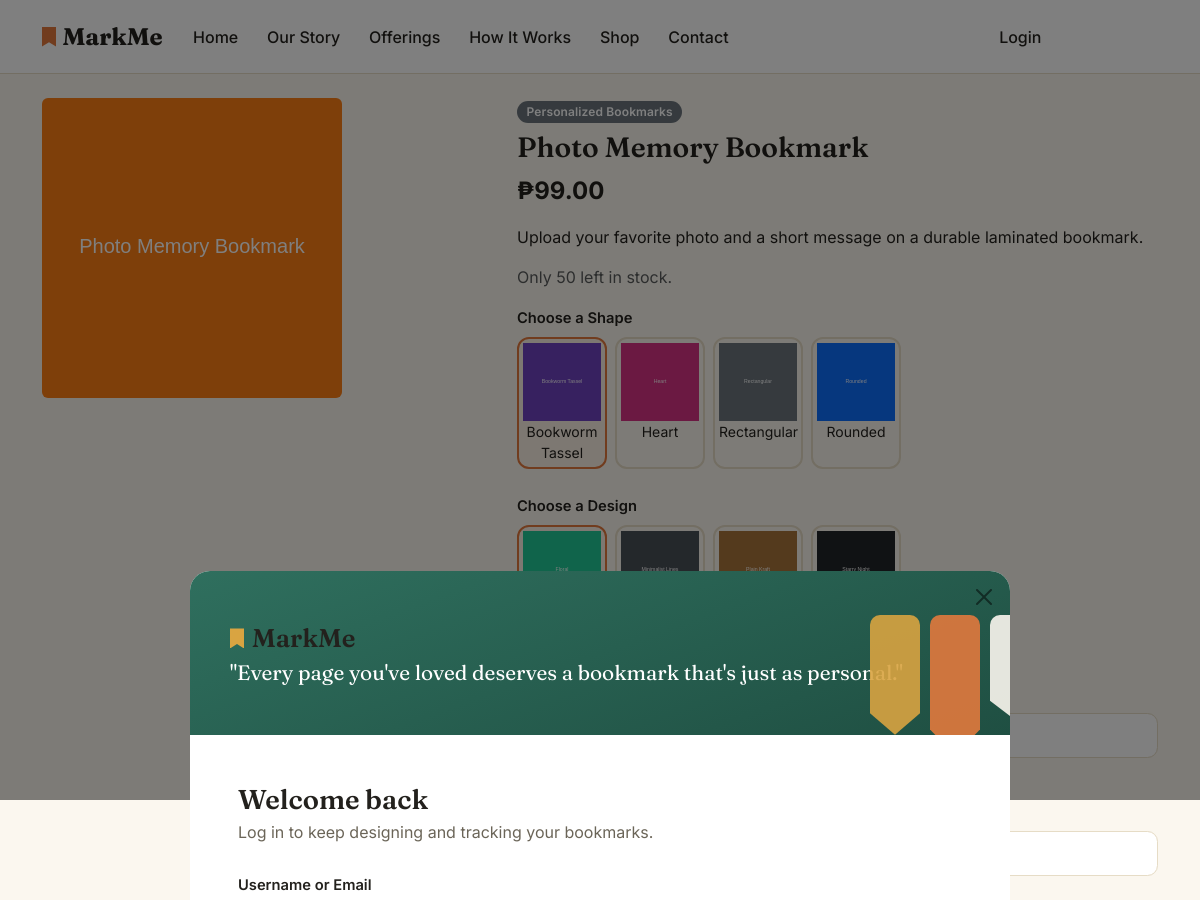
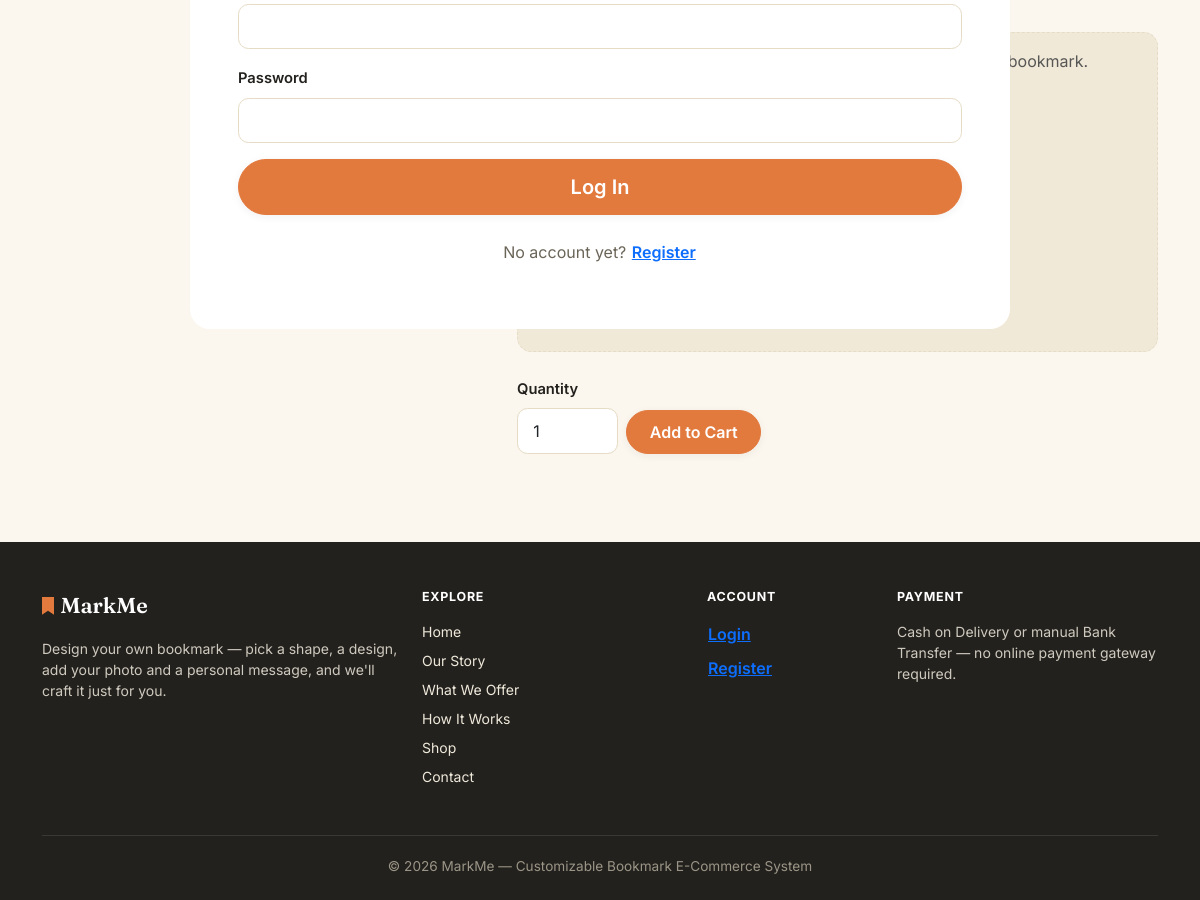
The page /customer/product.php?id=1 on the database its author committed (2 pictures, top to bottom).
### tables this page shows
CREATE TABLE products (
    product_id      INT UNSIGNED AUTO_INCREMENT PRIMARY KEY,
    category_id     INT UNSIGNED NOT NULL,
    name            VARCHAR(150) NOT NULL,
    description     TEXT NULL,
    price           DECIMAL(10,2) NOT NULL,
    stock_quantity  INT UNSIGNED NOT NULL DEFAULT 0,
    image_path      VARCHAR(255) NOT NULL,
    is_customizable TINYINT(1)   NOT NULL DEFAULT 1,
    created_at      TIMESTAMP    NOT NULL DEFAULT CURRENT_TIMESTAMP,
    CONSTRAINT fk_products_category FOREIGN KEY (category_id)
        REFERENCES categories(category_id) ON DELETE RESTRICT ON UPDATE CASCADE,
    INDEX idx_products_category (category_id),
    INDEX idx_products_name (name)
);

CREATE TABLE categories (
    category_id     INT UNSIGNED AUTO_INCREMENT PRIMARY KEY,
    name            VARCHAR(100) NOT NULL UNIQUE,
    description     VARCHAR(255) NULL,
    created_at      TIMESTAMP    NOT NULL DEFAULT CURRENT_TIMESTAMP
);

CREATE TABLE shapes (
    shape_id        INT UNSIGNED AUTO_INCREMENT PRIMARY KEY,
    name            VARCHAR(100) NOT NULL UNIQUE,
    image_path      VARCHAR(255) NOT NULL,
    created_at      TIMESTAMP    NOT NULL DEFAULT CURRENT_TIMESTAMP
);

CREATE TABLE designs (
    design_id       INT UNSIGNED AUTO_INCREMENT PRIMARY KEY,
    name            VARCHAR(100) NOT NULL UNIQUE,
    image_path      VARCHAR(255) NOT NULL,
    created_at      TIMESTAMP    NOT NULL DEFAULT CURRENT_TIMESTAMP
);

### includes/functions.php (called while the page is built, shortened)
<?php
require_once __DIR__ . '/../config/db.php';
function e(?string $value): string
{
    return htmlspecialchars($value ?? '', ENT_QUOTES, 'UTF-8');
}
function format_price(float $amount): string
{
    return '₱' . number_format($amount, 2);
}
function flash_get(string $key): mixed
{
    if (!empty($_SESSION['flash'][$key])) {
        $message = $_SESSION['flash'][$key];
        return $message;
    }
    return null;
}
function is_logged_in(): bool
{
    return isset($_SESSION['user']);
}

### config/db.php (called while the page is built, shortened)
<?php
function db(): PDO
{
    static $pdo = null;
    if ($pdo === null) {
        $dsn = 'mysql:host=' . DB_HOST . ';dbname=' . DB_NAME . ';charset=' . DB_CHARSET;
        $pdo = new PDO($dsn, DB_USER, DB_PASS, [
            PDO::ATTR_ERRMODE => PDO::ERRMODE_EXCEPTION,
            PDO::ATTR_DEFAULT_FETCH_MODE => PDO::FETCH_ASSOC,
            PDO::ATTR_EMULATE_PREPARES => false,
        ]);
    }
    return $pdo;
}

### customer/product.php (the view, shortened to what this page needs)
<?php
require_once __DIR__ . '/../includes/functions.php';
$productId = (int)($_GET['id'] ?? 0);
$stmt = db()->prepare(
    'SELECT p.*, c.name AS category_name FROM products p
     JOIN categories c ON c.category_id = p.category_id
     WHERE p.product_id = :id'
);
$stmt->execute(['id' => $productId]);
$product = $stmt->fetch();
$shapes = $product['is_customizable'] ? db()->query('SELECT * FROM shapes ORDER BY name')->fetchAll() : [];
$designs = $product['is_customizable'] ? db()->query('SELECT * FROM designs ORDER BY name')->fetchAll() : [];
$outOfStock = (int)$product['stock_quantity'] <= 0;
require __DIR__ . '/../includes/header.php';
?>
<div class="row g-4">
    <div class="col-md-5">
        <img src="<?= BASE_URL ?>/uploads/products/<?= e($product['image_path']) ?>" class="img-fluid rounded" alt="<?= e($product['name']) ?>">
    </div>
    <div class="col-md-7">
        <span class="badge bg-secondary mb-2"><?= e($product['category_name']) ?></span>
        <h1 class="h3"><?= e($product['name']) ?></h1>
        <p class="fs-4 fw-bold"><?= format_price($product['price']) ?></p>
        <p><?= nl2br(e($product['description'])) ?></p>
        <?php if ($outOfStock): ?>
            <div class="alert alert-danger">This product is currently out of stock.</div>
        <?php else: ?>
            <p class="text-muted">Only <?= (int)$product['stock_quantity'] ?> left in stock.</p>
        <?php endif; ?>
        <?php if (!$outOfStock): ?>
        <form method="post" action="<?= BASE_URL ?>/customer/add_to_cart.php" enctype="multipart/form-data">
            <?php if ($product['is_customizable']): ?>
                <div class="mb-4">
                    <label class="form-label fw-semibold">Choose a Shape</label>
                    <div class="d-flex flex-wrap gap-2">
                        <?php foreach ($shapes as $i => $shape): ?>
                            <label class="option-thumb <?= $i === 0 ? 'selected' : '' ?>" style="width:90px;">
                                <img src="<?= BASE_URL ?>/uploads/shapes/<?= e($shape['image_path']) ?>" alt="<?= e($shape['name']) ?>">
                                <div class="small text-center"><?= e($shape['name']) ?></div>
                            </label>
                        <?php endforeach; ?>
                    </div>
                </div>
                <div class="mb-4">
                    <label class="form-label fw-semibold">Choose a Design</label>
                    <div class="d-flex flex-wrap gap-2">
                        <?php foreach ($designs as $i => $design): ?>
                            <label class="option-thumb <?= $i === 0 ? 'selected' : '' ?>" style="width:90px;">
                                <img src="<?= BASE_URL ?>/uploads/designs/<?= e($design['image_path']) ?>" alt="<?= e($design['name']) ?>">
                                <div class="small text-center"><?= e($design['name']) ?></div>
                            </label>
                        <?php endforeach; ?>
                    </div>
                </div>
                <div class="mb-3">
                    <label class="form-label fw-semibold">Upload Your Photo</label>
                    <div class="form-text">JPG, PNG, or WEBP. Max 2MB.</div>
                </div>
                <div class="mb-4">
                    <label class="form-label fw-semibold">Personalized Text</label>
                </div>
                <div class="mb-4">
                    <label class="form-label fw-semibold">Preview</label>
                    <div class="preview-stack text-center">
                        <p class="text-muted mb-1">Shape and design chosen above will be applied to your bookmark.</p>
                        <p id="text-preview" class="fst-italic">(your text will appear here)</p>
                    </div>
                </div>
            <?php endif; ?>
            <div class="row g-2 align-items-end">
                <div class="col-auto">
                    <label class="form-label">Quantity</label>
                    <input type="number" name="quantity" class="form-control" value="1" min="1" max="<?= (int)$product['stock_quantity'] ?>" data-max-stock="<?= (int)$product['stock_quantity'] ?>">
                </div>
                <div class="col-auto">
                    <button type="submit" class="btn btn-primary">Add to Cart</button>
                </div>
            </div>
        </form>
        <?php endif; ?>
    </div>
</div>
<?php require __DIR__ . '/../includes/footer.php'; ?>

### includes/header.php (shortened to what this page needs)
<?php
require_once __DIR__ . '/functions.php';
$fullWidth = $fullWidth ?? false;
?>
<!DOCTYPE html>
<html lang="en">
<head>
    <link href="https://cdn.jsdelivr.net/npm/bootstrap@5.3.3/dist/css/bootstrap.min.css" rel="stylesheet">
    <link href="<?= BASE_URL ?>/assets/css/style.css" rel="stylesheet">
</head>
<body class="page-shop">
<?php require __DIR__ . '/navbar.php'; ?>
<main class="<?= $fullWidth ? '' : 'container py-4' ?>">

### includes/navbar.php (shortened to what this page needs)
<nav class="navbar navbar-expand-lg site-nav sticky-top">
    <div class="container">
        <a class="navbar-brand fw-bold" href="<?= BASE_URL ?>/customer/index.php">MarkMe</a>
        <div class="collapse navbar-collapse" id="navMain">
            <ul class="navbar-nav me-auto">
                <li class="nav-item"><a class="nav-link" href="<?= BASE_URL ?>/customer/index.php">Home</a></li>
                <li class="nav-item"><a class="nav-link" href="<?= BASE_URL ?>/customer/index.php#story">Our Story</a></li>
                <li class="nav-item"><a class="nav-link" href="<?= BASE_URL ?>/customer/index.php#offer">Offerings</a></li>
                <li class="nav-item"><a class="nav-link" href="<?= BASE_URL ?>/customer/index.php#how-it-works">How It Works</a></li>
                <li class="nav-item"><a class="nav-link" href="<?= BASE_URL ?>/customer/index.php#products">Shop</a></li>
                <li class="nav-item"><a class="nav-link" href="<?= BASE_URL ?>/customer/index.php#contact">Contact</a></li>
            </ul>
            <ul class="navbar-nav align-items-lg-center">
                <?php if (is_logged_in()): ?>
                    <li class="nav-item"><a class="nav-link" href="<?= BASE_URL ?>/customer/cart.php">Cart</a></li>
                    <li class="nav-item"><a class="nav-link" href="<?= BASE_URL ?>/customer/orders.php">My Orders</a></li>
                    <li class="nav-item"><a class="nav-link" href="<?= BASE_URL ?>/customer/profile.php">Profile</a></li>
                    <?php if (is_admin()): ?>
                        <li class="nav-item"><a class="nav-link" href="<?= BASE_URL ?>/admin/dashboard.php">Admin</a></li>
                    <?php endif; ?>
                    <li class="nav-item"><a class="nav-link" href="<?= BASE_URL ?>/customer/logout.php">Logout (<?= e(current_user()['username']) ?>)</a></li>
                <?php else: ?>
                    <li class="nav-item"><button type="button" class="nav-link btn btn-link" data-bs-toggle="modal" data-bs-target="#loginModal">Login</button></li>
                    <li class="nav-item"><button type="button" class="nav-link btn btn-link btn-nav-register" data-bs-toggle="modal" data-bs-target="#registerModal">Register</button></li>
                <?php endif; ?>
            </ul>
        </div>
    </div>
</nav>

### includes/footer.php (shortened to what this page needs)
</main>
<footer class="site-footer pt-5 pb-4">
    <div class="container">
        <div class="row g-4">
            <div class="col-md-4">
                <div class="brand-mark mb-3">MarkMe</div>
                <p class="small">Design your own bookmark — pick a shape, a design, add your photo and a
                    personal message, and we'll craft it just for you.</p>
            </div>
            <div class="col-6 col-md-3">
                <h6>Explore</h6>
                <ul class="list-unstyled small d-flex flex-column gap-2">
                    <li><a href="<?= BASE_URL ?>/customer/index.php">Home</a></li>
                    <li><a href="<?= BASE_URL ?>/customer/index.php#story">Our Story</a></li>
                    <li><a href="<?= BASE_URL ?>/customer/index.php#offer">What We Offer</a></li>
                    <li><a href="<?= BASE_URL ?>/customer/index.php#how-it-works">How It Works</a></li>
                    <li><a href="<?= BASE_URL ?>/customer/index.php#products">Shop</a></li>
                    <li><a href="<?= BASE_URL ?>/customer/index.php#contact">Contact</a></li>
                </ul>
            </div>
            <div class="col-6 col-md-2">
                <h6>Account</h6>
                <ul class="list-unstyled small d-flex flex-column gap-2">
                    <?php if (is_logged_in()): ?>
                        <li><a href="<?= BASE_URL ?>/customer/orders.php">My Orders</a></li>
                        <li><a href="<?= BASE_URL ?>/customer/profile.php">Profile</a></li>
                    <?php else: ?>
                        <li><button type="button" class="btn btn-link p-0 text-start" data-bs-toggle="modal" data-bs-target="#loginModal">Login</button></li>
                        <li><button type="button" class="btn btn-link p-0 text-start" data-bs-toggle="modal" data-bs-target="#registerModal">Register</button></li>
                    <?php endif; ?>
                </ul>
            </div>
            <div class="col-md-3">
                <h6>Payment</h6>
                <p class="small mb-0">Cash on Delivery or manual Bank Transfer — no online payment gateway required.</p>
            </div>
        </div>
        <div class="footer-bottom text-center">
            &copy; <?= date('Y') ?> MarkMe — Customizable Bookmark E-Commerce System
        </div>
    </div>
</footer>
<?php if (!is_logged_in()): require __DIR__ . '/auth_modals.php'; endif; ?>
</body>
</html>

### includes/auth_modals.php (shortened to what this page needs)
<?php
$reopenModal = flash_get('reopen_modal');
$loginOldIdentifier = flash_get('login_old_identifier');
?>
<div class="modal fade" id="loginModal" tabindex="-1" aria-labelledby="loginModalLabel" aria-hidden="true">
    <div class="modal-dialog modal-dialog-centered auth-modal-dialog">
        <div class="modal-content auth-modal-content">
            <button type="button" class="btn-close auth-modal-close" data-bs-dismiss="modal" aria-label="Close"></button>
            <div class="auth-visual">
                <div class="brand-mark">MarkMe</div>
                <blockquote>"Every page you've loved deserves a bookmark that's just as personal."</blockquote>
                <div class="auth-shapes">
                    <div class="bookmark-shape" style="width:50px;height:120px;background:var(--gold);"></div>
                    <div class="bookmark-shape" style="width:50px;height:140px;background:var(--accent);"></div>
                    <div class="bookmark-shape" style="width:50px;height:105px;background:var(--cream);"></div>
                </div>
            </div>
            <div class="auth-form-panel">
                <h1 id="loginModalLabel">Welcome back</h1>
                <p class="subtitle">Log in to keep designing and tracking your bookmarks.</p>
                <form method="post" action="<?= BASE_URL ?>/customer/login.php">
                    <div class="mb-3">
                        <label class="form-label">Username or Email</label>
                        <input type="text" name="identifier" class="form-control" value="<?= e($loginOldIdentifier ?? '') ?>" required <?= $reopenModal === 'login' ? 'autofocus' : '' ?>>
                    </div>
                    <div class="mb-3">
                        <label class="form-label">Password</label>
                        <input type="password" name="password" class="form-control" required>
                    </div>
                    <button type="submit" class="btn btn-primary w-100 btn-lg">Log In</button>
                </form>
                <p class="auth-switch">No account yet?
                    <button type="button" class="btn btn-link p-0 align-baseline" data-bs-toggle="modal" data-bs-target="#registerModal">Register</button>
                </p>
            </div>
        </div>
    </div>
</div>

### rows shown on the page
products: image_path (picture), category.name "Personalized Bookmarks", name "Photo Memory Bookmark", price "₱99.00", description "Upload your favorite photo and a short message on a durable laminated bookmark.", stock_quantity "50"
shapes: image_path (picture), name "Bookworm Tassel"
shapes: image_path (picture), name "Heart"
shapes: image_path (picture), name "Rectangular"
shapes: image_path (picture), name "Rounded"
designs: image_path (picture)
designs: image_path (picture)
designs: image_path (picture)
designs: image_path (picture)
